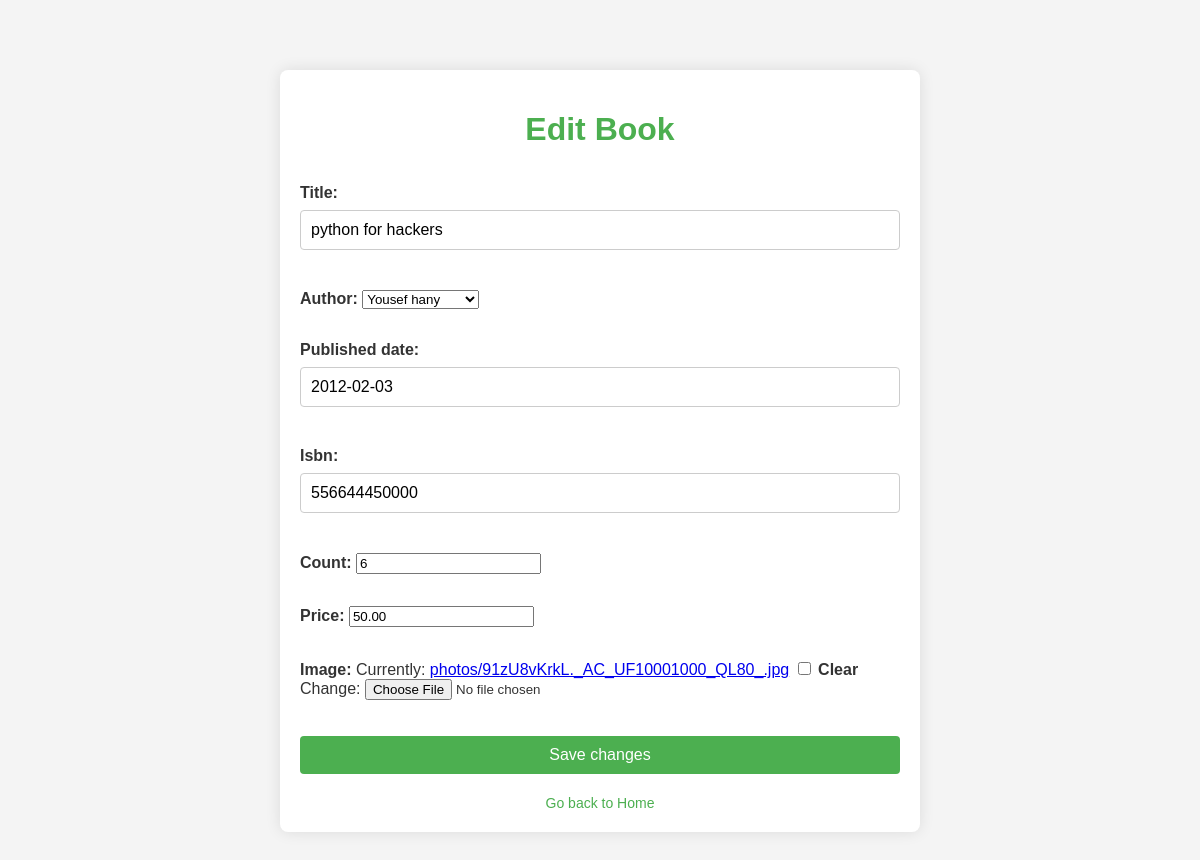
Screenshot of /book/edit/65/ with the database file from the repository.
### library/models.py (models this page shows, shortened)
class Book(models.Model):
    title = models.CharField(max_length=200)
    author = models.ForeignKey(Author, on_delete=models.CASCADE)
    published_date = models.DateField()
    isbn = models.CharField(max_length=13)
    is_for_sale = models.BooleanField(default=True)
    is_for_rent = models.BooleanField(default=True)
    is_sold = models.BooleanField(default=False)
    is_rented = models.BooleanField(default=False)
    count = models.PositiveIntegerField(default=0)
    price = models.DecimalField(max_digits=10, decimal_places=2, default=0)
    image = models.ImageField(upload_to='photos/', null=True, blank=True)

### library/views.py (the view)
# urls.py: path('book/edit/<int:pk>/', views.edit_book, name='edit_book'),
def edit_book(request, pk):
    book = get_object_or_404(Book, pk=pk)
    if request.method == 'POST':
        form = BookForm(request.POST, instance=book)
        if form.is_valid():
            form.save()
            return redirect('home')  # Redirect to home after successful edit
    else:
        form = BookForm(instance=book)
    return render(request, 'library/edit_book.html', {'form': form})

### library/forms.py
class BookForm(forms.ModelForm):
    class Meta:
        model = Book
        fields = ['title', 'author', 'published_date', 'isbn','count', 'price', 'image']

### library/models.py (called while the page is built)
    def __str__(self):
        return self.name

### library/templates/library/edit_book.html (shortened to what this page needs)
<!DOCTYPE html>
<html lang="en">
<head>
</head>
<body>
    <div class="container">
        <h1>Edit Book</h1>
        <form method="POST">
            {{ form.as_p }}
            <button type="submit">Save changes</button>
        </form>
        <div class="back-link">
            <a href="{% url 'home' %}">Go back to Home</a>
        </div>
    </div>
</body>
</html>

### library/templates/library/edit_book.html (style rules this page uses)
body { font-family: 'Arial', sans-serif; background-color: #f4f4f4; color: #333; margin: 0; padding: 20px; }
.container { max-width: 600px; margin: 50px auto; padding: 20px; background-color: #fff; box-shadow: 0 0 15px rgba(0, 0, 0, 0.1); border-radius: 8px; }
h1 { color: #4CAF50; text-align: center; margin-bottom: 20px; }
form { display: flex; flex-direction: column; }
label { font-weight: bold; margin-bottom: 5px; }
input[type="text"], textarea { width: 100%; padding: 10px; margin: 8px 0; border: 1px solid #ccc; border-radius: 4px; box-sizing: border-box; font-size: 16px; }
button[type="submit"] { background-color: #4CAF50; color: white; padding: 10px 20px; border: none; border-radius: 4px; cursor: pointer; font-size: 16px; margin-top: 20px; }
.back-link { text-align: center; margin-top: 20px; }
.back-link a { color: #4CAF50; text-decoration: none; font-size: 14px; }

### rows the page displays
Book: title "python for hackers", author "Yousef hany", published_date "2012-02-03", isbn "556644450000", count "6", price "50.00"
